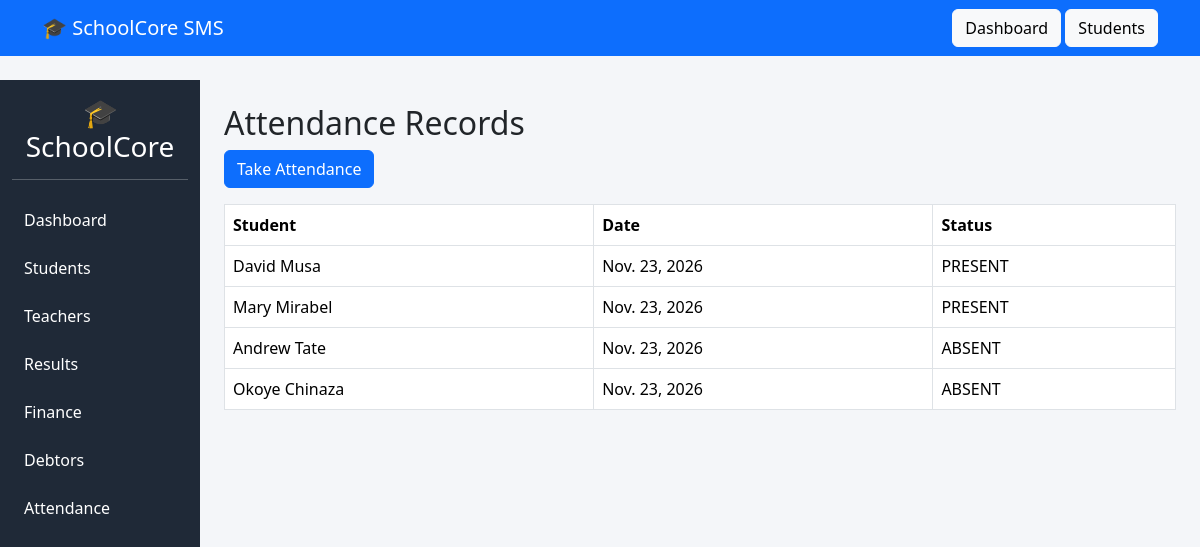
The page /attendance/ on the database its author committed.
### attendance_app/models.py (models this page shows, shortened)
class Attendance(models.Model):
    STATUS_CHOICES = (
        ('PRESENT', 'Present'),
        ('ABSENT', 'Absent'),
        ('LATE', 'Late'),
        ('EXCUSED', 'Excused'),
    )
    student = models.ForeignKey(
        Student,
        on_delete=models.CASCADE
    )
    date = models.DateField()
    status = models.CharField(
        max_length=20,
        choices=STATUS_CHOICES,
        default='PRESENT'
    )
    created_at = models.DateTimeField(
        auto_now_add=True
    )

### students/models.py (models this page shows)
class Student(models.Model):
    GENDER_CHOICES = (
        ('MALE', 'Male'),
        ('FEMALE', 'Female'),
    )
    admission_number = models.CharField(
        max_length=20,
        unique=True
    )
    first_name = models.CharField(max_length=100)
    last_name = models.CharField(max_length=100)
    other_name = models.CharField(
        max_length=100,
        blank=True
    )
    gender = models.CharField(
        max_length=10,
        choices=GENDER_CHOICES
    )
    date_of_birth = models.DateField()
    classroom = models.ForeignKey(
        ClassRoom,
        on_delete=models.SET_NULL,
        null=True
    )
    passport = models.ImageField(
        upload_to='students/',
        blank=True,
        null=True
    )
    address = models.TextField()
    created_at = models.DateTimeField(
        auto_now_add=True
    )
    def __str__(self):
        return f"{self.first_name} {self.last_name}"

### attendance_app/views.py (the view)
def attendance_list(request):
    records = Attendance.objects.all().order_by('-date')
    return render(
        request,
        'attendance/list.html',
        {
            'records': records
        }
    )

### templates/attendance/list.html
{% extends 'base.html' %}
{% block content %}
<h2>Attendance Records</h2>
<a href="{% url 'attendance_create' %}" class="btn btn-primary mb-3">
    Take Attendance
</a>
<table class="table table-bordered">
    <thead>
        <tr>
            <th>Student</th>
            <th>Date</th>
            <th>Status</th>
        </tr>
    </thead>
    <tbody>
        {% for record in records %}
        <tr>
            <td>{{ record.student }}</td>
            <td>{{ record.date }}</td>
            <td>{{ record.status }}</td>
        </tr>
        {% empty %}
        <tr>
            <td colspan="3">
                No attendance records found.
            </td>
        </tr>
        {% endfor %}
    </tbody>
</table>
{% endblock %}

### templates/base.html (style rules this page uses)
body { background:#f4f6f9; }

### rows shown on the page
Attendance: student "David Musa", date "Nov. 23, 2026", status "PRESENT"
Attendance: student "Mary Mirabel", date "Nov. 23, 2026", status "PRESENT"
Attendance: student "Andrew Tate", date "Nov. 23, 2026", status "ABSENT"
Attendance: student "Okoye Chinaza", date "Nov. 23, 2026", status "ABSENT"
